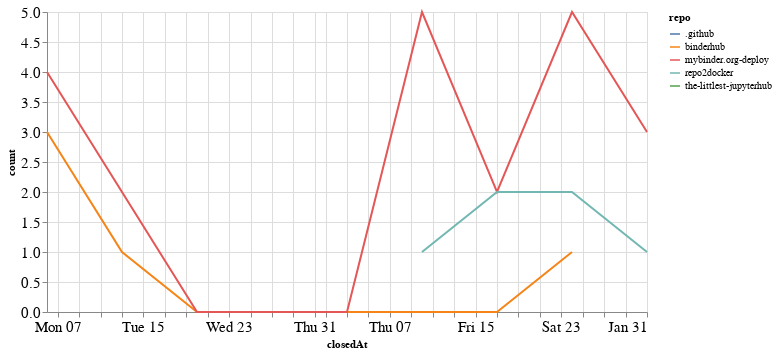

Notebook code for this chart:
### Code cell
closed_by_time = closed_by.groupby('repo').resample('W', on='closedAt').count()['author'].reset_index()
closed_by_time = closed_by_time.rename(columns={'author': 'count'})

alt.Chart(closed_by_time, width=600).mark_line().encode(
    x='closedAt',
    y='count',
    color='repo',
    tooltip="repo"
)

### Figure 1 — Vega-Lite specification as saved in the notebook (floating-point values rounded to 4 significant figures)
{"config": {"axisLeft": {"labelFontSize": 15}, "axisBottom": {"labelFontSize": 15}}, "data": {"name": "data-fc808bb610c06f131e67bde4194d1604"}, "mark": "line", "encoding": {"color": {"type": "nominal", "field": "repo"}, "tooltip": {"type": "nominal", "field": "repo"}, "x": {"type": "temporal", "field": "closedAt"}, "y": {"type": "quantitative", "field": "count"}}, "width": 600, "$schema": "https://vega.github.io/schema/vega-lite/v4.8.1.json", "datasets": {"data-fc808bb610c06f131e67bde4194d1604": [{"repo": ".github", "closedAt": "2020-12-06T00:00:00", "count": 1}, {"repo": "binderhub", "closedAt": "2020-12-06T00:00:00", "count": 3}, {"repo": "binderhub", "closedAt": "2020-12-13T00:00:00", "count": 1}, {"repo": "binderhub", "closedAt": "2020-12-20T00:00:00", "count": 0}, {"repo": "binderhub", "closedAt": "2020-12-27T00:00:00", "count": 0}, {"repo": "binderhub", "closedAt": "2021-01-03T00:00:00", "count": 0}, {"repo": "binderhub", "closedAt": "2021-01-10T00:00:00", "count": 0}, {"repo": "binderhub", "closedAt": "2021-01-17T00:00:00", "count": 0}, {"repo": "binderhub", "closedAt": "2021-01-24T00:00:00", "count": 1}, {"repo": "mybinder.org-deploy", "closedAt": "2020-12-06T00:00:00", "count": 4}, {"repo": "mybinder.org-deploy", "closedAt": "2020-12-13T00:00:00", "count": 2}, {"repo": "mybinder.org-deploy", "closedAt": "2020-12-20T00:00:00", "count": 0}, {"repo": "mybinder.org-deploy", "closedAt": "2020-12-27T00:00:00", "count": 0}, {"repo": "mybinder.org-deploy", "closedAt": "2021-01-03T00:00:00", "count": 0}, {"repo": "mybinder.org-deploy", "closedAt": "2021-01-10T00:00:00", "count": 5}, {"repo": "mybinder.org-deploy", "closedAt": "2021-01-17T00:00:00", "count": 2}, {"repo": "mybinder.org-deploy", "closedAt": "2021-01-24T00:00:00", "count": 5}, {"repo": "mybinder.org-deploy", "closedAt": "2021-01-31T00:00:00", "count": 3}, {"repo": "repo2docker", "closedAt": "2021-01-10T00:00:00", "count": 1}, {"repo": "repo2docker", "closedAt": "2021-01-17T00:00:00", "count": 2}, {"repo": "repo2docker", "closedAt": "2021-01-24T00:00:00", "count": 2}, {"repo": "repo2docker", "closedAt": "2021-01-31T00:00:00", "count": 1}, {"repo": "the-littlest-jupyterhub", "closedAt": "2021-01-24T00:00:00", "count": 1}]}}
